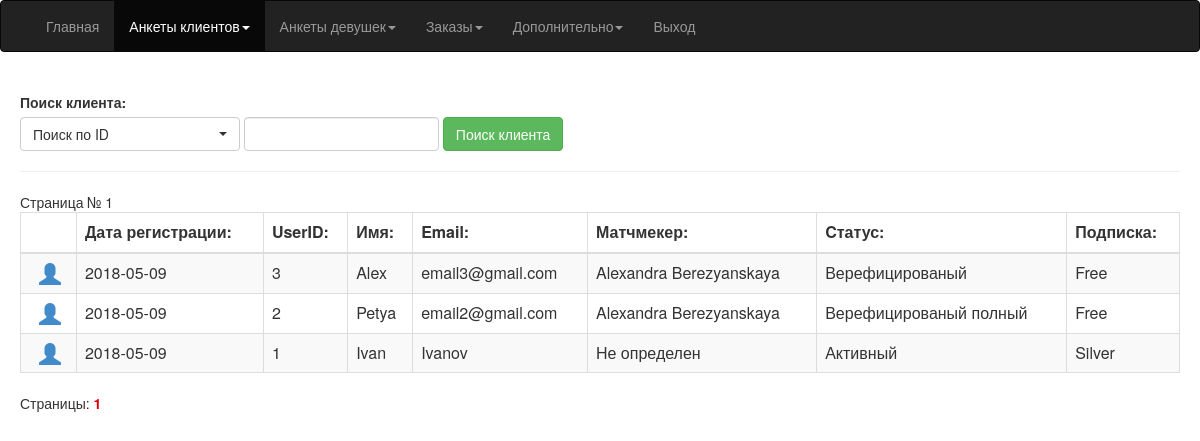
The page /matchmaker/clients.php (signed in) on the database its author committed.
### tables this page shows
CREATE TABLE IF NOT EXISTS `clients` (
  `user_id` int(11) NOT NULL AUTO_INCREMENT,
  `email_client` varchar(128) NOT NULL,
  `password` varchar(128) NOT NULL,
  `first_name` varchar(64) NOT NULL,
  `last_name` varchar(64) NOT NULL,
  `country` varchar(64) NOT NULL,
  `telefon` varchar(32) NOT NULL,
  `foto` varchar(128) NOT NULL DEFAULT 'uploads/client/avatar.jpg',
  `matchmaker_login` varchar(64) NOT NULL DEFAULT 'None',
  `status_system` varchar(8) NOT NULL DEFAULT '0',
  `status_tarif` varchar(8) NOT NULL DEFAULT '0',
  `status_email` varchar(8) NOT NULL DEFAULT '0',
  `status_anketa2` varchar(8) NOT NULL DEFAULT '0',
  `status_verification` varchar(8) NOT NULL DEFAULT '0',
  `birthday` date NOT NULL,
  `date_reg` date NOT NULL,
  `utm_source` varchar(128) NOT NULL,
  PRIMARY KEY (`user_id`)
);

CREATE TABLE IF NOT EXISTS `matchmakers` (
  `id` int(11) NOT NULL AUTO_INCREMENT,
  `name` varchar(128) NOT NULL,
  `email` varchar(64) NOT NULL,
  `skype` varchar(64) NOT NULL,
  `login` varchar(64) NOT NULL,
  `pass` varchar(64) NOT NULL,
  `description` varchar(512) NOT NULL,
  `age` varchar(64) NOT NULL,
  `country` varchar(64) NOT NULL,
  `foto` varchar(256) NOT NULL,
  `status` varchar(8) NOT NULL,
  PRIMARY KEY (`id`)
);

### matchmaker/clients.php (the view, shortened to what this page needs)
<?
$quantity=15;
$limit=3;
$page = $_GET[page];
if(!is_numeric($page)) $page=1;
$view = $_GET['view'];
if($view == "") {$view = "all"; }
switch ($view)
	{
		case all:
			$result2 = mysql_query("SELECT * FROM clients;");
			$num = mysql_num_rows($result2);
		break;
	}
$pages = $num/$quantity;
$pages = ceil($pages);
$pages++;
$list=--$page*$quantity;
switch ($view)
	{
		case all:
			$zapros = "SELECT clients.*,matchmakers.name FROM clients LEFT JOIN matchmakers ON clients.matchmaker_login = matchmakers.login ORDER BY user_id DESC LIMIT $quantity OFFSET $list;";
		break;
	}
?>
<html>
<head>
	<link rel="stylesheet" href="./css/bootstrap.min.css" />
	<link rel="stylesheet" href="./css/font-awesome.min.css" />
	<link rel="stylesheet" href="./css/bootstrap-select.css">
</head>
<?
include "header.php";
?>
<body>
	<div style="padding:20px;">
		<form class="form-inline" action="./function/client_search.php" method="POST">
			<label>Поиск клиента:</label><br>
			<select class="selectpicker" size="1" name="search_type" style="width:200px;">
				<option value="id">Поиск по ID</option>
			</select>
			<input class="form-control" size="20" type="text" name="search">
			<button type="submit" class="btn btn-success" data-original-title="" title="">Поиск клиента</button>
		</form>
	<hr>
	<?
		$nomer = $page+1;
		echo 'Страница № ' . $nomer . '';
	?>
	<table class="table table-striped table-bordered" id="myTable">
		<thead>
			<tr>
				<th></th>
				<th>Дата регистрации:</th>
				<th>UserID:</th>
				<th>Имя:</th>
				<th>Email:</th>
				<th>Матчмекер:</th>
				<th>Cтатус:</th>
				<th>Подписка:</th>
			</tr>
		</thead>
		<tbody>
			<?
				$result = mysql_query($zapros);
				$num_result = mysql_num_rows($result);
				for ($i = 0; $i<$num_result; $i++)
					{
						$row = mysql_fetch_array($result);
						$date_reg = $row['date_reg'];
						$UserID = $row['user_id'];
						$name = $row['first_name'];
						$email = $row['email_client'];
						$status = $row['status_system'];
						$tarif = $row['status_tarif'];
						$match_name = $row['name'];
						$status_anketa2 = $row['status_anketa2'];
						$service = $row['service'];
						$status_verification = $row['status_verification'];
						if(($status_anketa2 == "1") AND ($status_verification == "0")) { $anketa2_print = "<span style='font-size:22px; margin-left:10px; color:red;' class='glyphicon glyphicon-list-alt'></span>"; } else { $anketa2_print = ""; }
						if($service == "2") { $bridge_print = "<span style='font-size:22px; margin-left:10px; color:green;' class='glyphicon glyphicon-heart-empty'></span>"; } else { $bridge_print = ""; }
						switch ($status)
							{
								case 1:
									$status_system_print = "Активный";
								break;
								case 2:
									$status_system_print = "Верефицированый";
								break;
								case 3:
									$status_system_print = "Верефицированый полный";
								break;
							}
						switch ($tarif)
							{
								case 0:
									$status_tarif_print = "Free";
								break;
								case 1:
									$status_tarif_print = "Silver";
								break;
							}
						if($match_name == "")
							{
								$match_name = "Не определен";
							}
						echo ("
								<tr>
									<td>
									   <a href='./client_profile.php?user_id=$UserID'><span style='font-size:22px; margin-left:10px;' class='glyphicon glyphicon-user'></span></a> $anketa2_print $bridge_print
									</td>
									<td>
										$date_reg
									</td>
									<td>
										$UserID
									</td>
									<td>
										$name
									</td>
									<td>
										$email
									</td>
									<td>
										$match_name
									</td>
									<td>
										$status_system_print
									</td>
									<td>
										$status_tarif_print
									</td>
								</tr>
							");
					}
					echo '</tbody></table>';
					echo 'Страницы: ';
					$_this = $page+1;
					$start = $_this-$limit;
					$end = $_this+$limit;
					for ($j = 1; $j<$pages; $j++)
						{
							if ($j>=$start && $j<=$end)
								{
									if ($j==($page+1)) echo '<a href="' . $_SERVER['SCRIPT_NAME'] . '?view='.$view.'&page=' . $j . '"><strong style="color: #df0000">' . $j . '</strong></a> &nbsp; ';
									else echo '<a href="' . $_SERVER['SCRIPT_NAME'] . '?view='.$view.'&page=' . $j . '">' . $j . '</a> &nbsp; ';
								}
						}
?>
	</div>
</body>
</html>

### rows shown on the page
clients: date_reg "2018-05-09", user_id "3", first_name "Alex", email_client "email3@gmail.com", matchmakers.name "Alexandra Berezyanskaya", status_system "Верефицированый", status_tarif "Free"
clients: date_reg "2018-05-09", user_id "2", first_name "Petya", email_client "email2@gmail.com", matchmakers.name "Alexandra Berezyanskaya", status_system "Верефицированый полный", status_tarif "Free"
clients: date_reg "2018-05-09", user_id "1", first_name "Ivan", email_client "Ivanov", match_name "Не определен", status_system "Активный", status_tarif "Silver"

### other values the page prints
$nomer "1"
